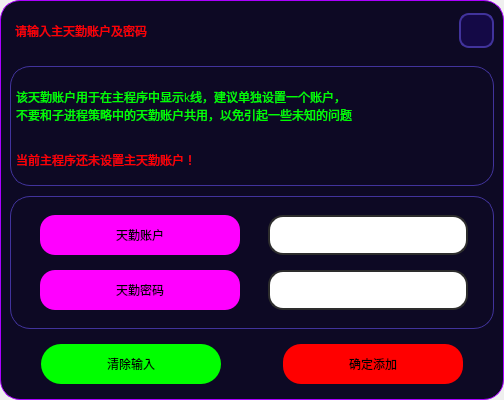
<?xml version="1.0" encoding="UTF-8"?>
<ui version="4.0">
 <class>Dialog</class>
 <widget class="QDialog" name="Dialog">
  <property name="geometry">
   <rect>
    <x>0</x>
    <y>0</y>
    <width>504</width>
    <height>400</height>
   </rect>
  </property>
  <property name="windowTitle">
   <string>Dialog</string>
  </property>
  <layout class="QHBoxLayout" name="horizontalLayout">
   <property name="spacing">
    <number>0</number>
   </property>
   <property name="leftMargin">
    <number>0</number>
   </property>
   <property name="topMargin">
    <number>0</number>
   </property>
   <property name="rightMargin">
    <number>0</number>
   </property>
   <property name="bottomMargin">
    <number>0</number>
   </property>
   <item>
    <widget class="QFrame" name="frame">
     <property name="styleSheet">
      <string notr="true">QFrame {
	background-color: rgb(13, 9, 36);
	border: 1px solid rgb(170, 0, 255);	
	border-radius: 20px;
}
</string>
     </property>
     <property name="frameShape">
      <enum>QFrame::StyledPanel</enum>
     </property>
     <property name="frameShadow">
      <enum>QFrame::Raised</enum>
     </property>
     <layout class="QVBoxLayout" name="verticalLayout">
      <property name="spacing">
       <number>10</number>
      </property>
      <property name="topMargin">
       <number>5</number>
      </property>
      <property name="bottomMargin">
       <number>0</number>
      </property>
      <item>
       <widget class="QFrame" name="frame_2">
        <property name="maximumSize">
         <size>
          <width>16777215</width>
          <height>50</height>
         </size>
        </property>
        <property name="styleSheet">
         <string notr="true">QFrame {
	background-color: rgb(13, 9, 36);
	border: none;	
	border-radius: 20px;
}

</string>
        </property>
        <property name="frameShape">
         <enum>QFrame::StyledPanel</enum>
        </property>
        <property name="frameShadow">
         <enum>QFrame::Raised</enum>
        </property>
        <layout class="QHBoxLayout" name="horizontalLayout_2">
         <property name="spacing">
          <number>0</number>
         </property>
         <property name="leftMargin">
          <number>5</number>
         </property>
         <property name="topMargin">
          <number>0</number>
         </property>
         <property name="rightMargin">
          <number>0</number>
         </property>
         <property name="bottomMargin">
          <number>0</number>
         </property>
         <item>
          <widget class="QLabel" name="label_2">
           <property name="minimumSize">
            <size>
             <width>0</width>
             <height>50</height>
            </size>
           </property>
           <property name="maximumSize">
            <size>
             <width>16777215</width>
             <height>50</height>
            </size>
           </property>
           <property name="styleSheet">
            <string notr="true">font: 700 18pt &quot;等线&quot;;
color: rgb(255, 0, 0);
border: none;</string>
           </property>
           <property name="text">
            <string>请输入主天勤账户及密码</string>
           </property>
          </widget>
         </item>
         <item>
          <widget class="QPushButton" name="Btn_close_window">
           <property name="minimumSize">
            <size>
             <width>35</width>
             <height>35</height>
            </size>
           </property>
           <property name="maximumSize">
            <size>
             <width>35</width>
             <height>35</height>
            </size>
           </property>
           <property name="styleSheet">
            <string notr="true">QPushButton {
	border: 2px solid rgb(65, 51, 156);
	border-radius: 10px;
	background-color: rgb(20, 9, 70);
	text-align: center;
}

QPushButton:hover {
	background-color: rgb(31, 31, 50);
	border: 2px solid rgb(255, 85, 0);
}

QPushButton:pressed {
	background-color: rgb(21, 21, 21)
}</string>
           </property>
           <property name="text">
            <string/>
           </property>
           <property name="icon">
            <iconset resource="../resource.qrc">
             <normaloff>:/icon/icons/关闭.svg</normaloff>:/icon/icons/关闭.svg</iconset>
           </property>
           <property name="iconSize">
            <size>
             <width>35</width>
             <height>35</height>
            </size>
           </property>
          </widget>
         </item>
        </layout>
       </widget>
      </item>
      <item>
       <widget class="QFrame" name="frame_3">
        <property name="minimumSize">
         <size>
          <width>0</width>
          <height>80</height>
         </size>
        </property>
        <property name="maximumSize">
         <size>
          <width>16777215</width>
          <height>120</height>
         </size>
        </property>
        <property name="styleSheet">
         <string notr="true">QFrame {
	background-color: rgb(13, 9, 36);
	border: 1px solid rgb(65, 51, 156);
	border-radius: 20px;
}
QFrame:hover {
	border: 2px solid rgb(255, 85, 0);
}</string>
        </property>
        <property name="frameShape">
         <enum>QFrame::StyledPanel</enum>
        </property>
        <property name="frameShadow">
         <enum>QFrame::Raised</enum>
        </property>
        <layout class="QVBoxLayout" name="verticalLayout_2">
         <property name="spacing">
          <number>0</number>
         </property>
         <property name="leftMargin">
          <number>5</number>
         </property>
         <property name="topMargin">
          <number>0</number>
         </property>
         <property name="rightMargin">
          <number>0</number>
         </property>
         <property name="bottomMargin">
          <number>0</number>
         </property>
         <item>
          <widget class="QLabel" name="label_1">
           <property name="minimumSize">
            <size>
             <width>0</width>
             <height>30</height>
            </size>
           </property>
           <property name="maximumSize">
            <size>
             <width>450</width>
             <height>60</height>
            </size>
           </property>
           <property name="styleSheet">
            <string notr="true">font: 700 12pt &quot;等线&quot;;
color: rgb(0, 255, 0);
border: none;</string>
           </property>
           <property name="text">
            <string>该天勤账户用于在主程序中显示k线，建议单独设置一个账户，
不要和子进程策略中的天勤账户共用，以免引起一些未知的问题</string>
           </property>
          </widget>
         </item>
         <item>
          <widget class="QLabel" name="label_Account">
           <property name="minimumSize">
            <size>
             <width>0</width>
             <height>30</height>
            </size>
           </property>
           <property name="maximumSize">
            <size>
             <width>450</width>
             <height>30</height>
            </size>
           </property>
           <property name="styleSheet">
            <string notr="true">font: 700 14pt &quot;等线&quot;;
color: rgb(255, 0, 0);
border: none;</string>
           </property>
           <property name="text">
            <string>当前主程序还未设置主天勤账户！</string>
           </property>
          </widget>
         </item>
        </layout>
       </widget>
      </item>
      <item>
       <widget class="QFrame" name="frame_5">
        <property name="styleSheet">
         <string notr="true">QFrame {
	background-color: rgb(13, 9, 36);
	border: 1px solid rgb(65, 51, 156);
	border-radius: 20px;
}
QFrame:hover {
	border: 2px solid rgb(255, 85, 0);
}</string>
        </property>
        <property name="frameShape">
         <enum>QFrame::StyledPanel</enum>
        </property>
        <property name="frameShadow">
         <enum>QFrame::Raised</enum>
        </property>
        <layout class="QHBoxLayout" name="horizontalLayout_3">
         <property name="spacing">
          <number>10</number>
         </property>
         <property name="leftMargin">
          <number>20</number>
         </property>
         <property name="topMargin">
          <number>0</number>
         </property>
         <property name="rightMargin">
          <number>0</number>
         </property>
         <property name="bottomMargin">
          <number>0</number>
         </property>
         <item>
          <widget class="QFrame" name="frame_6">
           <property name="styleSheet">
            <string notr="true">QFrame {
	background-color: none;
	border: none;
	border-radius: 20px;
}
</string>
           </property>
           <property name="frameShape">
            <enum>QFrame::StyledPanel</enum>
           </property>
           <property name="frameShadow">
            <enum>QFrame::Raised</enum>
           </property>
           <layout class="QVBoxLayout" name="verticalLayout_3">
            <item>
             <widget class="QLabel" name="label_Main_tqaccount">
              <property name="minimumSize">
               <size>
                <width>200</width>
                <height>40</height>
               </size>
              </property>
              <property name="maximumSize">
               <size>
                <width>200</width>
                <height>40</height>
               </size>
              </property>
              <property name="styleSheet">
               <string notr="true">QLabel {
	font: 700 18pt &quot;等线&quot;;
	background-color: rgb(255, 0, 255);
	border-radius: 15px;
}

QLabel:hover{
	border: 3px solid rgb(0, 255, 0);
}
QLabel:disabled{
	color: rgb(0, 0, 0);
	border-color: rgb(166, 166, 166);
    background-color: rgb(186, 186, 186);
}</string>
              </property>
              <property name="text">
               <string>天勤账户</string>
              </property>
              <property name="alignment">
               <set>Qt::AlignCenter</set>
              </property>
              <property name="buddy">
               <cstring>symbol</cstring>
              </property>
             </widget>
            </item>
            <item>
             <widget class="QLabel" name="label_main_tqpsd">
              <property name="minimumSize">
               <size>
                <width>200</width>
                <height>40</height>
               </size>
              </property>
              <property name="maximumSize">
               <size>
                <width>200</width>
                <height>40</height>
               </size>
              </property>
              <property name="styleSheet">
               <string notr="true">QLabel {
	font: 700 18pt &quot;等线&quot;;
	background-color: rgb(255, 0, 255);
	border-radius: 15px;
}

QLabel:hover{
	border: 3px solid rgb(0, 255, 0);
}
QLabel:disabled{
	color: rgb(0, 0, 0);
	border-color: rgb(166, 166, 166);
    background-color: rgb(186, 186, 186);
}</string>
              </property>
              <property name="text">
               <string>天勤密码</string>
              </property>
              <property name="alignment">
               <set>Qt::AlignCenter</set>
              </property>
              <property name="buddy">
               <cstring>symbol</cstring>
              </property>
             </widget>
            </item>
           </layout>
          </widget>
         </item>
         <item>
          <widget class="QFrame" name="frame_7">
           <property name="styleSheet">
            <string notr="true">QFrame {
	background-color: none;
	border: none;
	border-radius: 20px;
}
</string>
           </property>
           <property name="frameShape">
            <enum>QFrame::StyledPanel</enum>
           </property>
           <property name="frameShadow">
            <enum>QFrame::Raised</enum>
           </property>
           <layout class="QVBoxLayout" name="verticalLayout_4">
            <item>
             <widget class="QLineEdit" name="main_tq_account">
              <property name="minimumSize">
               <size>
                <width>200</width>
                <height>40</height>
               </size>
              </property>
              <property name="maximumSize">
               <size>
                <width>200</width>
                <height>40</height>
               </size>
              </property>
              <property name="styleSheet">
               <string notr="true">QLineEdit {
	border: 2px solid rgb(45, 45, 45);
	border-radius: 15px;
	padding: 5px;
	background-color: rgb(255, 255, 255);	
	color: rgb(0, 0, 0);
	font: 700 18pt &quot;等线&quot;;
}
QLineEdit:hover {
	border: 3px solid rgb(255, 85, 0);
}
QLineEdit:focus {
	border: 3px solid rgb(255, 85, 0);
	color: rgb(255, 0, 0);
}
QLineEdit:disabled{
	color: rgb(0, 0, 0);
	border-color: rgb(166, 166, 166);
    background-color: rgb(186, 186, 186);
}</string>
              </property>
             </widget>
            </item>
            <item>
             <widget class="QLineEdit" name="main_tq_psd">
              <property name="minimumSize">
               <size>
                <width>200</width>
                <height>40</height>
               </size>
              </property>
              <property name="maximumSize">
               <size>
                <width>200</width>
                <height>40</height>
               </size>
              </property>
              <property name="styleSheet">
               <string notr="true">QLineEdit {
	border: 2px solid rgb(45, 45, 45);
	border-radius: 15px;
	padding: 5px;
	background-color: rgb(255, 255, 255);	
	color: rgb(0, 0, 0);
	font: 700 18pt &quot;等线&quot;;
}
QLineEdit:hover {
	border: 3px solid rgb(255, 85, 0);
}
QLineEdit:focus {
	border: 3px solid rgb(255, 85, 0);
	color: rgb(255, 0, 0);
}
QLineEdit:disabled{
	color: rgb(0, 0, 0);
	border-color: rgb(166, 166, 166);
    background-color: rgb(186, 186, 186);
}</string>
              </property>
             </widget>
            </item>
           </layout>
          </widget>
         </item>
        </layout>
       </widget>
      </item>
      <item>
       <widget class="QFrame" name="frame_4">
        <property name="maximumSize">
         <size>
          <width>16777215</width>
          <height>60</height>
         </size>
        </property>
        <property name="styleSheet">
         <string notr="true">QFrame {
	background-color: rgb(13, 9, 36);
	border: none;	
	border-radius: 20px;
}

</string>
        </property>
        <property name="frameShape">
         <enum>QFrame::StyledPanel</enum>
        </property>
        <property name="frameShadow">
         <enum>QFrame::Raised</enum>
        </property>
        <layout class="QHBoxLayout" name="horizontalLayout_4">
         <property name="spacing">
          <number>0</number>
         </property>
         <property name="leftMargin">
          <number>0</number>
         </property>
         <property name="topMargin">
          <number>0</number>
         </property>
         <property name="rightMargin">
          <number>0</number>
         </property>
         <property name="bottomMargin">
          <number>10</number>
         </property>
         <item>
          <widget class="QFrame" name="frame_8">
           <property name="frameShape">
            <enum>QFrame::StyledPanel</enum>
           </property>
           <property name="frameShadow">
            <enum>QFrame::Raised</enum>
           </property>
           <layout class="QHBoxLayout" name="horizontalLayout_6">
            <property name="spacing">
             <number>0</number>
            </property>
            <property name="leftMargin">
             <number>0</number>
            </property>
            <property name="topMargin">
             <number>0</number>
            </property>
            <property name="rightMargin">
             <number>0</number>
            </property>
            <property name="bottomMargin">
             <number>0</number>
            </property>
            <item>
             <widget class="QPushButton" name="Btn_clear_input">
              <property name="enabled">
               <bool>true</bool>
              </property>
              <property name="sizePolicy">
               <sizepolicy hsizetype="Minimum" vsizetype="Minimum">
                <horstretch>0</horstretch>
                <verstretch>0</verstretch>
               </sizepolicy>
              </property>
              <property name="minimumSize">
               <size>
                <width>180</width>
                <height>40</height>
               </size>
              </property>
              <property name="maximumSize">
               <size>
                <width>180</width>
                <height>40</height>
               </size>
              </property>
              <property name="styleSheet">
               <string notr="true">QPushButton{	
	background-color: rgb(0, 255, 0);
	font: 700 18pt &quot;等线&quot;;
	border-radius: 20px;
}
QPushButton:hover{
	border: 3px solid rgb(255, 200, 0);  
}
QPushButton:pressed{
	color: green;
	border-color: rgb(255, 0, 0);
    background-color: rgb(255, 255, 0);
}
QPushButton:disabled{
	color: rgb(31, 31, 31);
    background-color: rgb(152, 152, 152);
}</string>
              </property>
              <property name="text">
               <string>清除输入</string>
              </property>
              <property name="iconSize">
               <size>
                <width>19</width>
                <height>20</height>
               </size>
              </property>
             </widget>
            </item>
           </layout>
          </widget>
         </item>
         <item>
          <widget class="QFrame" name="frame_9">
           <property name="frameShape">
            <enum>QFrame::StyledPanel</enum>
           </property>
           <property name="frameShadow">
            <enum>QFrame::Raised</enum>
           </property>
           <layout class="QHBoxLayout" name="horizontalLayout_5">
            <property name="spacing">
             <number>0</number>
            </property>
            <property name="leftMargin">
             <number>0</number>
            </property>
            <property name="topMargin">
             <number>0</number>
            </property>
            <property name="rightMargin">
             <number>0</number>
            </property>
            <property name="bottomMargin">
             <number>0</number>
            </property>
            <item>
             <widget class="QPushButton" name="Btn_Determine_add">
              <property name="enabled">
               <bool>true</bool>
              </property>
              <property name="sizePolicy">
               <sizepolicy hsizetype="Fixed" vsizetype="Preferred">
                <horstretch>0</horstretch>
                <verstretch>0</verstretch>
               </sizepolicy>
              </property>
              <property name="minimumSize">
               <size>
                <width>180</width>
                <height>40</height>
               </size>
              </property>
              <property name="maximumSize">
               <size>
                <width>180</width>
                <height>40</height>
               </size>
              </property>
              <property name="styleSheet">
               <string notr="true">QPushButton{	
	background-color: rgb(255, 0, 0);
	font: 700 18pt &quot;等线&quot;;
	border-radius: 18px;
}
QPushButton:hover{
	border: 3px solid rgb(255, 200, 0);  
}
QPushButton:pressed{
	color: green;
	border-color: blueviolet;
    background-color: rgb(85, 0, 255);
}
QPushButton:disabled{
	color: rgb(31, 31, 31);
    background-color: rgb(152, 152, 152);
}</string>
              </property>
              <property name="text">
               <string>确定添加</string>
              </property>
              <property name="iconSize">
               <size>
                <width>20</width>
                <height>20</height>
               </size>
              </property>
              <property name="checkable">
               <bool>true</bool>
              </property>
              <property name="checked">
               <bool>false</bool>
              </property>
             </widget>
            </item>
           </layout>
          </widget>
         </item>
        </layout>
       </widget>
      </item>
     </layout>
    </widget>
   </item>
  </layout>
 </widget>
 <resources>
  <include location="../resource.qrc"/>
 </resources>
 <connections>
  <connection>
   <sender>Btn_close_window</sender>
   <signal>clicked()</signal>
   <receiver>Dialog</receiver>
   <slot>close()</slot>
   <hints>
    <hint type="sourcelabel">
     <x>476</x>
     <y>34</y>
    </hint>
    <hint type="destinationlabel">
     <x>414</x>
     <y>47</y>
    </hint>
   </hints>
  </connection>
 </connections>
</ui>
